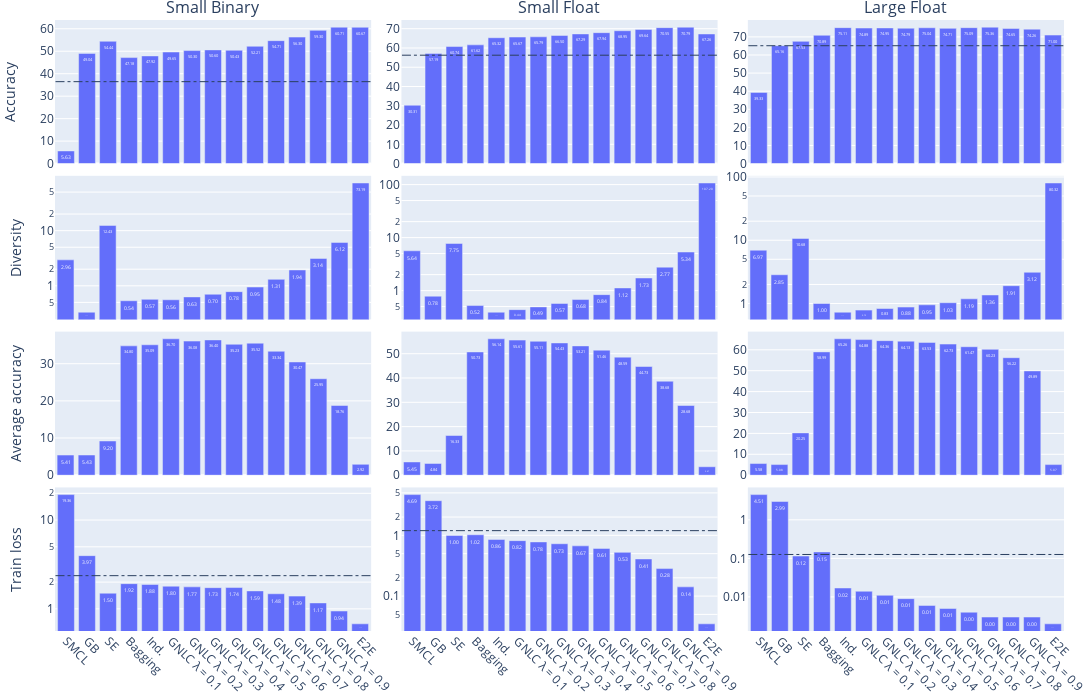

The notebook cell saved with this chart:
### Code cell
import numpy as np
from plotly.subplots import make_subplots
import plotly.graph_objects as go
import plotly.io as pio

fig = make_subplots(rows=4, cols=3, subplot_titles=["Small Binary", "Small Float", "Large Float"], horizontal_spacing = 0.03, vertical_spacing = 0.02)
    
methods_order = ["SMCL", "GB", "SE", "Bagging", "Ind.", "GNLC λ = 0.1", "GNLC λ = 0.2", "GNLC λ = 0.3", "GNLC λ = 0.4" ,"GNLC λ = 0.5", "GNLC λ = 0.6", "GNLC λ = 0.7", "GNLC λ = 0.8", "GNLC λ = 0.9", "E2E"]

shapes = []
for i, mtype in enumerate(["simpleresnet small binary", "simpleresnet small float", "simpleresnet large float"]):
    filteredDF = df.loc[ df["model_type"] == mtype ]
    dff = filteredDF.loc[ (filteredDF["n_estimators"] == 16)]
    accuracy_single = filteredDF.loc[filteredDF["n_estimators"].isnull()]["scores.accuracy_test"].to_numpy()[0]
    trainloss_single = filteredDF.loc[filteredDF["n_estimators"].isnull()]["scores.loss_train"].to_numpy()[0]

    fig.add_trace(go.Bar(x = dff["nice_name"], y = dff["scores.accuracy_test"], texttemplate='%{text:.2f}', textposition='inside', text=dff["scores.accuracy_test"], showlegend=False, marker_color="#636EFA", textfont_size=14, textangle=0),row=1,col=i+1)
    fig.add_trace(go.Bar(x = dff["nice_name"], y = dff["scores.diversity_test"], texttemplate='%{text:.2f}', textposition='inside', text=dff["scores.diversity_test"], showlegend=False, marker_color="#636EFA", textfont_size=14, textangle=0),row=2,col=i+1)
    fig.add_trace(go.Bar(x = dff["nice_name"], y = dff["scores.avg_accurcay_test"], texttemplate='%{text:.2f}', textposition='inside', text=dff["scores.avg_accurcay_test"], showlegend=False, marker_color="#636EFA", textfont_size=14, textangle=0),row=3,col=i+1)
    fig.add_trace(go.Bar(x = dff["nice_name"], y = dff["scores.loss_train"], texttemplate='%{text:.2f}', textposition='inside', text=dff["scores.loss_train"], showlegend=False, marker_color="#636EFA", textfont_size=14, textangle=0),row=4,col=i+1)
    
    fig.update_yaxes(row=1, col=i+1, dtick=10, tickmode = 'linear',tick0 = 0)
    fig.update_yaxes(row=2, col=i+1, type="log")
    fig.update_yaxes(row=3, col=i+1, dtick=10, tickmode = 'linear',tick0 = 0)
    fig.update_yaxes(row=4, col=i+1, type="log")
        
    fig.update_xaxes(row=1, col=i+1, categoryarray=methods_order, showticklabels=False)
    fig.update_xaxes(row=2, col=i+1, categoryarray=methods_order, showticklabels=False)
    fig.update_xaxes(row=3, col=i+1, categoryarray=methods_order, showticklabels=False)
    fig.update_xaxes(row=4, col=i+1, categoryarray=methods_order, tickangle=45)
    
    shapes.extend([
        dict(
            type='line',xref='x'+str(i+1),yref='y'+str(i+1),x0=-0.5,y0=accuracy_single,x1=len(methods_order)-1+0.5,y1=accuracy_single,
            line=dict(color='Dark Grey',width=1,dash="dashdot")
        ),
        dict(
            type='line',xref='x'+str(i+10),yref='y'+str(i+10),x0=-0.5,y0=trainloss_single,x1=len(methods_order)-1+0.5,y1=trainloss_single,
            line=dict(color='Dark Grey',width=1,dash="dashdot")
        )
    ])
    

fig.update_yaxes(title_text="Accuracy", row=1, col=1, title_standoff = 25, title_font = {"size": 14})
fig.update_yaxes(title_text="Diversity", row=2, col=1, title_font = {"size": 14})
fig.update_yaxes(title_text="Average accuracy", row=3, col=1, title_font = {"size": 14})
fig.update_yaxes(title_text="Train loss", row=4, col=1, title_font = {"size": 14})


fig.update_layout(
    shapes=shapes,
    legend=dict(orientation="h",yanchor="bottom",y=-0.1,xanchor="left",x=0.1),
    margin={'l': 5, 'r': 20, 't': 20, 'b': 5},
    height=700, width=1200
)

fig.write_image("images/cifar100.pdf")
fig.show()

### Figure 1 — Plotly figure (JSON) as saved in the notebook; plotly's stock layout.template omitted (floating-point values rounded to 4 significant figures)
{"data": [{"marker": {"color": "#636EFA"}, "showlegend": false, "text": [47.18, 60.67, 5.63, 47.92, 49.65, 50.3, 50.6, 50.43, 52.21, 54.71, 56.3, 59.3, 60.71, 49.04, 54.44], "textangle": 0, "textfont": {"size": 14}, "textposition": "inside", "texttemplate": "%{text:.2f}", "type": "bar", "x": ["Bagging", "E2E", "SMCL", "Ind.", "GNLC λ = 0.1", "GNLC λ = 0.2", "GNLC λ = 0.3", "GNLC λ = 0.4", "GNLC λ = 0.5", "GNLC λ = 0.6", "GNLC λ = 0.7", "GNLC λ = 0.8", "GNLC λ = 0.9", "GB", "SE"], "xaxis": "x", "y": [47.18, 60.67, 5.63, 47.92, 49.65, 50.3, 50.6, 50.43, 52.21, 54.71, 56.3, 59.3, 60.71, 49.04, 54.44], "yaxis": "y"}, {"marker": {"color": "#636EFA"}, "showlegend": false, "text": [0.536, 73.19, 2.956, 0.568, 0.558, 0.629, 0.703, 0.783, 0.95, 1.309, 1.937, 3.136, 6.115, 0.332, 12.43], "textangle": 0, "textfont": {"size": 14}, "textposition": "inside", "texttemplate": "%{text:.2f}", "type": "bar", "x": ["Bagging", "E2E", "SMCL", "Ind.", "GNLC λ = 0.1", "GNLC λ = 0.2", "GNLC λ = 0.3", "GNLC λ = 0.4", "GNLC λ = 0.5", "GNLC λ = 0.6", "GNLC λ = 0.7", "GNLC λ = 0.8", "GNLC λ = 0.9", "GB", "SE"], "xaxis": "x4", "y": [0.536, 73.19, 2.956, 0.568, 0.558, 0.629, 0.703, 0.783, 0.95, 1.309, 1.937, 3.136, 6.115, 0.332, 12.43], "yaxis": "y4"}, {"marker": {"color": "#636EFA"}, "showlegend": false, "text": [34.8, 2.92, 5.414, 35.09, 36.7, 36.08, 36.4, 35.23, 35.52, 33.34, 30.47, 25.95, 18.76, 5.431, 9.203], "textangle": 0, "textfont": {"size": 14}, "textposition": "inside", "texttemplate": "%{text:.2f}", "type": "bar", "x": ["Bagging", "E2E", "SMCL", "Ind.", "GNLC λ = 0.1", "GNLC λ = 0.2", "GNLC λ = 0.3", "GNLC λ = 0.4", "GNLC λ = 0.5", "GNLC λ = 0.6", "GNLC λ = 0.7", "GNLC λ = 0.8", "GNLC λ = 0.9", "GB", "SE"], "xaxis": "x7", "y": [34.8, 2.92, 5.414, 35.09, 36.7, 36.08, 36.4, 35.23, 35.52, 33.34, 30.47, 25.95, 18.76, 5.431, 9.203], "yaxis": "y7"}, {"marker": {"color": "#636EFA"}, "showlegend": false, "text": [1.921, 0.678, 19.36, 1.881, 1.8, 1.768, 1.732, 1.737, 1.592, 1.478, 1.391, 1.166, 0.945, 3.974, 1.5], "textangle": 0, "textfont": {"size": 14}, "textposition": "inside", "texttemplate": "%{text:.2f}", "type": "bar", "x": ["Bagging", "E2E", "SMCL", "Ind.", "GNLC λ = 0.1", "GNLC λ = 0.2", "GNLC λ = 0.3", "GNLC λ = 0.4", "GNLC λ = 0.5", "GNLC λ = 0.6", "GNLC λ = 0.7", "GNLC λ = 0.8", "GNLC λ = 0.9", "GB", "SE"], "xaxis": "x10", "y": [1.921, 0.678, 19.36, 1.881, 1.8, 1.768, 1.732, 1.737, 1.592, 1.478, 1.391, 1.166, 0.945, 3.974, 1.5], "yaxis": "y10"}, {"marker": {"color": "#636EFA"}, "showlegend": false, "text": [67.26, 30.31, 61.62, 65.32, 65.67, 65.79, 66.5, 67.29, 67.94, 68.95, 69.64, 70.55, 70.79, 57.19, 60.74], "textangle": 0, "textfont": {"size": 14}, "textposition": "inside", "texttemplate": "%{text:.2f}", "type": "bar", "x": ["E2E", "SMCL", "Bagging", "Ind.", "GNLC λ = 0.1", "GNLC λ = 0.2", "GNLC λ = 0.3", "GNLC λ = 0.4", "GNLC λ = 0.5", "GNLC λ = 0.6", "GNLC λ = 0.7", "GNLC λ = 0.8", "GNLC λ = 0.9", "GB", "SE"], "xaxis": "x2", "y": [67.26, 30.31, 61.62, 65.32, 65.67, 65.79, 66.5, 67.29, 67.94, 68.95, 69.64, 70.55, 70.79, 57.19, 60.74], "yaxis": "y2"}, {"marker": {"color": "#636EFA"}, "showlegend": false, "text": [107.2, 5.637, 0.522, 0.391, 0.437, 0.493, 0.572, 0.678, 0.839, 1.123, 1.73, 2.77, 5.344, 0.784, 7.755], "textangle": 0, "textfont": {"size": 14}, "textposition": "inside", "texttemplate": "%{text:.2f}", "type": "bar", "x": ["E2E", "SMCL", "Bagging", "Ind.", "GNLC λ = 0.1", "GNLC λ = 0.2", "GNLC λ = 0.3", "GNLC λ = 0.4", "GNLC λ = 0.5", "GNLC λ = 0.6", "GNLC λ = 0.7", "GNLC λ = 0.8", "GNLC λ = 0.9", "GB", "SE"], "xaxis": "x5", "y": [107.2, 5.637, 0.522, 0.391, 0.437, 0.493, 0.572, 0.678, 0.839, 1.123, 1.73, 2.77, 5.344, 0.784, 7.755], "yaxis": "y5"}, {"marker": {"color": "#636EFA"}, "showlegend": false, "text": [3.471, 5.451, 50.73, 56.14, 55.61, 55.11, 54.43, 53.21, 51.46, 48.59, 44.73, 38.68, 28.68, 4.836, 16.33], "textangle": 0, "textfont": {"size": 14}, "textposition": "inside", "texttemplate": "%{text:.2f}", "type": "bar", "x": ["E2E", "SMCL", "Bagging", "Ind.", "GNLC λ = 0.1", "GNLC λ = 0.2", "GNLC λ = 0.3", "GNLC λ = 0.4", "GNLC λ = 0.5", "GNLC λ = 0.6", "GNLC λ = 0.7", "GNLC λ = 0.8", "GNLC λ = 0.9", "GB", "SE"], "xaxis": "x8", "y": [3.471, 5.451, 50.73, 56.14, 55.61, 55.11, 54.43, 53.21, 51.46, 48.59, 44.73, 38.68, 28.68, 4.836, 16.33], "yaxis": "y8"}, {"marker": {"color": "#636EFA"}, "showlegend": false, "text": [0.035, 4.686, 1.023, 0.856, 0.819, 0.78, 0.728, 0.672, 0.61, 0.525, 0.409, 0.284, 0.142, 3.721, 0.996], "textangle": 0, "textfont": {"size": 14}, "textposition": "inside", "texttemplate": "%{text:.2f}", "type": "bar", "x": ["E2E", "SMCL", "Bagging", "Ind.", "GNLC λ = 0.1", "GNLC λ = 0.2", "GNLC λ = 0.3", "GNLC λ = 0.4", "GNLC λ = 0.5", "GNLC λ = 0.6", "GNLC λ = 0.7", "GNLC λ = 0.8", "GNLC λ = 0.9", "GB", "SE"], "xaxis": "x11", "y": [0.035, 4.686, 1.023, 0.856, 0.819, 0.78, 0.728, 0.672, 0.61, 0.525, 0.409, 0.284, 0.142, 3.721, 0.996], "yaxis": "y11"}, {"marker": {"color": "#636EFA"}, "showlegend": false, "text": [70.89, 71, 39.33, 75.11, 74.89, 74.95, 74.79, 75.04, 74.71, 75.09, 75.36, 74.65, 74.26, 65.16, 67.53], "textangle": 0, "textfont": {"size": 14}, "textposition": "inside", "texttemplate": "%{text:.2f}", "type": "bar", "x": ["Bagging", "E2E", "SMCL", "Ind.", "GNLC λ = 0.1", "GNLC λ = 0.2", "GNLC λ = 0.3", "GNLC λ = 0.4", "GNLC λ = 0.5", "GNLC λ = 0.6", "GNLC λ = 0.7", "GNLC λ = 0.8", "GNLC λ = 0.9", "GB", "SE"], "xaxis": "x3", "y": [70.89, 71, 39.33, 75.11, 74.89, 74.95, 74.79, 75.04, 74.71, 75.09, 75.36, 74.65, 74.26, 65.16, 67.53], "yaxis": "y3"}, {"marker": {"color": "#636EFA"}, "showlegend": false, "text": [1.003, 80.32, 6.967, 0.729, 0.787, 0.834, 0.879, 0.954, 1.03, 1.187, 1.365, 1.912, 3.118, 2.85, 10.68], "textangle": 0, "textfont": {"size": 14}, "textposition": "inside", "texttemplate": "%{text:.2f}", "type": "bar", "x": ["Bagging", "E2E", "SMCL", "Ind.", "GNLC λ = 0.1", "GNLC λ = 0.2", "GNLC λ = 0.3", "GNLC λ = 0.4", "GNLC λ = 0.5", "GNLC λ = 0.6", "GNLC λ = 0.7", "GNLC λ = 0.8", "GNLC λ = 0.9", "GB", "SE"], "xaxis": "x6", "y": [1.003, 80.32, 6.967, 0.729, 0.787, 0.834, 0.879, 0.954, 1.03, 1.187, 1.365, 1.912, 3.118, 2.85, 10.68], "yaxis": "y6"}, {"marker": {"color": "#636EFA"}, "showlegend": false, "text": [58.99, 5.07, 5.578, 65.26, 64.88, 64.36, 64.13, 63.53, 62.73, 61.47, 60.23, 56.22, 49.89, 5.084, 20.25], "textangle": 0, "textfont": {"size": 14}, "textposition": "inside", "texttemplate": "%{text:.2f}", "type": "bar", "x": ["Bagging", "E2E", "SMCL", "Ind.", "GNLC λ = 0.1", "GNLC λ = 0.2", "GNLC λ = 0.3", "GNLC λ = 0.4", "GNLC λ = 0.5", "GNLC λ = 0.6", "GNLC λ = 0.7", "GNLC λ = 0.8", "GNLC λ = 0.9", "GB", "SE"], "xaxis": "x9", "y": [58.99, 5.07, 5.578, 65.26, 64.88, 64.36, 64.13, 63.53, 62.73, 61.47, 60.23, 56.22, 49.89, 5.084, 20.25], "yaxis": "y9"}, {"marker": {"color": "#636EFA"}, "showlegend": false, "text": [0.147, 0.002, 4.508, 0.017, 0.014, 0.011, 0.009, 0.006, 0.005, 0.004, 0.003, 0.003, 0.003, 2.992, 0.115], "textangle": 0, "textfont": {"size": 14}, "textposition": "inside", "texttemplate": "%{text:.2f}", "type": "bar", "x": ["Bagging", "E2E", "SMCL", "Ind.", "GNLC λ = 0.1", "GNLC λ = 0.2", "GNLC λ = 0.3", "GNLC λ = 0.4", "GNLC λ = 0.5", "GNLC λ = 0.6", "GNLC λ = 0.7", "GNLC λ = 0.8", "GNLC λ = 0.9", "GB", "SE"], "xaxis": "x12", "y": [0.147, 0.002, 4.508, 0.017, 0.014, 0.011, 0.009, 0.006, 0.005, 0.004, 0.003, 0.003, 0.003, 2.992, 0.115], "yaxis": "y12"}], "layout": {"annotations": [{"font": {"size": 16}, "showarrow": false, "text": "Small Binary", "x": 0.1567, "xanchor": "center", "xref": "paper", "y": 1.0, "yanchor": "bottom", "yref": "paper"}, {"font": {"size": 16}, "showarrow": false, "text": "Small Float", "x": 0.5, "xanchor": "center", "xref": "paper", "y": 1.0, "yanchor": "bottom", "yref": "paper"}, {"font": {"size": 16}, "showarrow": false, "text": "Large Float", "x": 0.8433, "xanchor": "center", "xref": "paper", "y": 1.0, "yanchor": "bottom", "yref": "paper"}], "height": 700, "legend": {"orientation": "h", "x": 0.1, "xanchor": "left", "y": -0.1, "yanchor": "bottom"}, "margin": {"b": 5, "l": 5, "r": 20, "t": 20}, "shapes": [{"line": {"color": "Dark Grey", "dash": "dashdot", "width": 1}, "type": "line", "x0": -0.5, "x1": 14.5, "xref": "x", "y0": 36.46, "y1": 36.46, "yref": "y"}, {"line": {"color": "Dark Grey", "dash": "dashdot", "width": 1}, "type": "line", "x0": -0.5, "x1": 14.5, "xref": "x10", "y0": 2.364, "y1": 2.364, "yref": "y10"}, {"line": {"color": "Dark Grey", "dash": "dashdot", "width": 1}, "type": "line", "x0": -0.5, "x1": 14.5, "xref": "x2", "y0": 56.25, "y1": 56.25, "yref": "y2"}, {"line": {"color": "Dark Grey", "dash": "dashdot", "width": 1}, "type": "line", "x0": -0.5, "x1": 14.5, "xref": "x11", "y0": 1.195, "y1": 1.195, "yref": "y11"}, {"line": {"color": "Dark Grey", "dash": "dashdot", "width": 1}, "type": "line", "x0": -0.5, "x1": 14.5, "xref": "x3", "y0": 65.11, "y1": 65.11, "yref": "y3"}, {"line": {"color": "Dark Grey", "dash": "dashdot", "width": 1}, "type": "line", "x0": -0.5, "x1": 14.5, "xref": "x12", "y0": 0.126, "y1": 0.126, "yref": "y12"}], "width": 1200, "xaxis": {"anchor": "y", "categoryarray": ["SMCL", "GB", "SE", "Bagging", "Ind.", "GNLC λ = 0.1", "GNLC λ = 0.2", "GNLC λ = 0.3", "GNLC λ = 0.4", "GNLC λ = 0.5", "GNLC λ = 0.6", "GNLC λ = 0.7", "GNLC λ = 0.8", "GNLC λ = 0.9", "E2E"], "domain": [0, 0.3133], "showticklabels": false}, "xaxis10": {"anchor": "y10", "categoryarray": ["SMCL", "GB", "SE", "Bagging", "Ind.", "GNLC λ = 0.1", "GNLC λ = 0.2", "GNLC λ = 0.3", "GNLC λ = 0.4", "GNLC λ = 0.5", "GNLC λ = 0.6", "GNLC λ = 0.7", "GNLC λ = 0.8", "GNLC λ = 0.9", "E2E"], "domain": [0, 0.3133], "tickangle": 45}, "xaxis11": {"anchor": "y11", "categoryarray": ["SMCL", "GB", "SE", "Bagging", "Ind.", "GNLC λ = 0.1", "GNLC λ = 0.2", "GNLC λ = 0.3", "GNLC λ = 0.4", "GNLC λ = 0.5", "GNLC λ = 0.6", "GNLC λ = 0.7", "GNLC λ = 0.8", "GNLC λ = 0.9", "E2E"], "domain": [0.3433, 0.6567], "tickangle": 45}, "xaxis12": {"anchor": "y12", "categoryarray": ["SMCL", "GB", "SE", "Bagging", "Ind.", "GNLC λ = 0.1", "GNLC λ = 0.2", "GNLC λ = 0.3", "GNLC λ = 0.4", "GNLC λ = 0.5", "GNLC λ = 0.6", "GNLC λ = 0.7", "GNLC λ = 0.8", "GNLC λ = 0.9", "E2E"], "domain": [0.6867, 1.0], "tickangle": 45}, "xaxis2": {"anchor": "y2", "categoryarray": ["SMCL", "GB", "SE", "Bagging", "Ind.", "GNLC λ = 0.1", "GNLC λ = 0.2", "GNLC λ = 0.3", "GNLC λ = 0.4", "GNLC λ = 0.5", "GNLC λ = 0.6", "GNLC λ = 0.7", "GNLC λ = 0.8", "GNLC λ = 0.9", "E2E"], "domain": [0.3433, 0.6567], "showticklabels": false}, "xaxis3": {"anchor": "y3", "categoryarray": ["SMCL", "GB", "SE", "Bagging", "Ind.", "GNLC λ = 0.1", "GNLC λ = 0.2", "GNLC λ = 0.3", "GNLC λ = 0.4", "GNLC λ = 0.5", "GNLC λ = 0.6", "GNLC λ = 0.7", "GNLC λ = 0.8", "GNLC λ = 0.9", "E2E"], "domain": [0.6867, 1.0], "showticklabels": false}, "xaxis4": {"anchor": "y4", "categoryarray": ["SMCL", "GB", "SE", "Bagging", "Ind.", "GNLC λ = 0.1", "GNLC λ = 0.2", "GNLC λ = 0.3", "GNLC λ = 0.4", "GNLC λ = 0.5", "GNLC λ = 0.6", "GNLC λ = 0.7", "GNLC λ = 0.8", "GNLC λ = 0.9", "E2E"], "domain": [0, 0.3133], "showticklabels": false}, "xaxis5": {"anchor": "y5", "categoryarray": ["SMCL", "GB", "SE", "Bagging", "Ind.", "GNLC λ = 0.1", "GNLC λ = 0.2", "GNLC λ = 0.3", "GNLC λ = 0.4", "GNLC λ = 0.5", "GNLC λ = 0.6", "GNLC λ = 0.7", "GNLC λ = 0.8", "GNLC λ = 0.9", "E2E"], "domain": [0.3433, 0.6567], "showticklabels": false}, "xaxis6": {"anchor": "y6", "categoryarray": ["SMCL", "GB", "SE", "Bagging", "Ind.", "GNLC λ = 0.1", "GNLC λ = 0.2", "GNLC λ = 0.3", "GNLC λ = 0.4", "GNLC λ = 0.5", "GNLC λ = 0.6", "GNLC λ = 0.7", "GNLC λ = 0.8", "GNLC λ = 0.9", "E2E"], "domain": [0.6867, 1.0], "showticklabels": false}, "xaxis7": {"anchor": "y7", "categoryarray": ["SMCL", "GB", "SE", "Bagging", "Ind.", "GNLC λ = 0.1", "GNLC λ = 0.2", "GNLC λ = 0.3", "GNLC λ = 0.4", "GNLC λ = 0.5", "GNLC λ = 0.6", "GNLC λ = 0.7", "GNLC λ = 0.8", "GNLC λ = 0.9", "E2E"], "domain": [0, 0.3133], "showticklabels": false}, "xaxis8": {"anchor": "y8", "categoryarray": ["SMCL", "GB", "SE", "Bagging", "Ind.", "GNLC λ = 0.1", "GNLC λ = 0.2", "GNLC λ = 0.3", "GNLC λ = 0.4", "GNLC λ = 0.5", "GNLC λ = 0.6", "GNLC λ = 0.7", "GNLC λ = 0.8", "GNLC λ = 0.9", "E2E"], "domain": [0.3433, 0.6567], "showticklabels": false}, "xaxis9": {"anchor": "y9", "categoryarray": ["SMCL", "GB", "SE", "Bagging", "Ind.", "GNLC λ = 0.1", "GNLC λ = 0.2", "GNLC λ = 0.3", "GNLC λ = 0.4", "GNLC λ = 0.5", "GNLC λ = 0.6", "GNLC λ = 0.7", "GNLC λ = 0.8", "GNLC λ = 0.9", "E2E"], "domain": [0.6867, 1.0], "showticklabels": false}, "yaxis": {"anchor": "x", "domain": [0.765, 1.0], "dtick": 10, "tick0": 0, "tickmode": "linear", "title": {"font": {"size": 14}, "standoff": 25, "text": "Accuracy"}}, "yaxis10": {"anchor": "x10", "domain": [0, 0.235], "title": {"font": {"size": 14}, "text": "Train loss"}, "type": "log"}, "yaxis11": {"anchor": "x11", "domain": [0, 0.235], "type": "log"}, "yaxis12": {"anchor": "x12", "domain": [0, 0.235], "type": "log"}, "yaxis2": {"anchor": "x2", "domain": [0.765, 1.0], "dtick": 10, "tick0": 0, "tickmode": "linear"}, "yaxis3": {"anchor": "x3", "domain": [0.765, 1.0], "dtick": 10, "tick0": 0, "tickmode": "linear"}, "yaxis4": {"anchor": "x4", "domain": [0.51, 0.745], "title": {"font": {"size": 14}, "text": "Diversity"}, "type": "log"}, "yaxis5": {"anchor": "x5", "domain": [0.51, 0.745], "type": "log"}, "yaxis6": {"anchor": "x6", "domain": [0.51, 0.745], "type": "log"}, "yaxis7": {"anchor": "x7", "domain": [0.255, 0.49], "dtick": 10, "tick0": 0, "tickmode": "linear", "title": {"font": {"size": 14}, "text": "Average accuracy"}}, "yaxis8": {"anchor": "x8", "domain": [0.255, 0.49], "dtick": 10, "tick0": 0, "tickmode": "linear"}, "yaxis9": {"anchor": "x9", "domain": [0.255, 0.49], "dtick": 10, "tick0": 0, "tickmode": "linear"}}}
